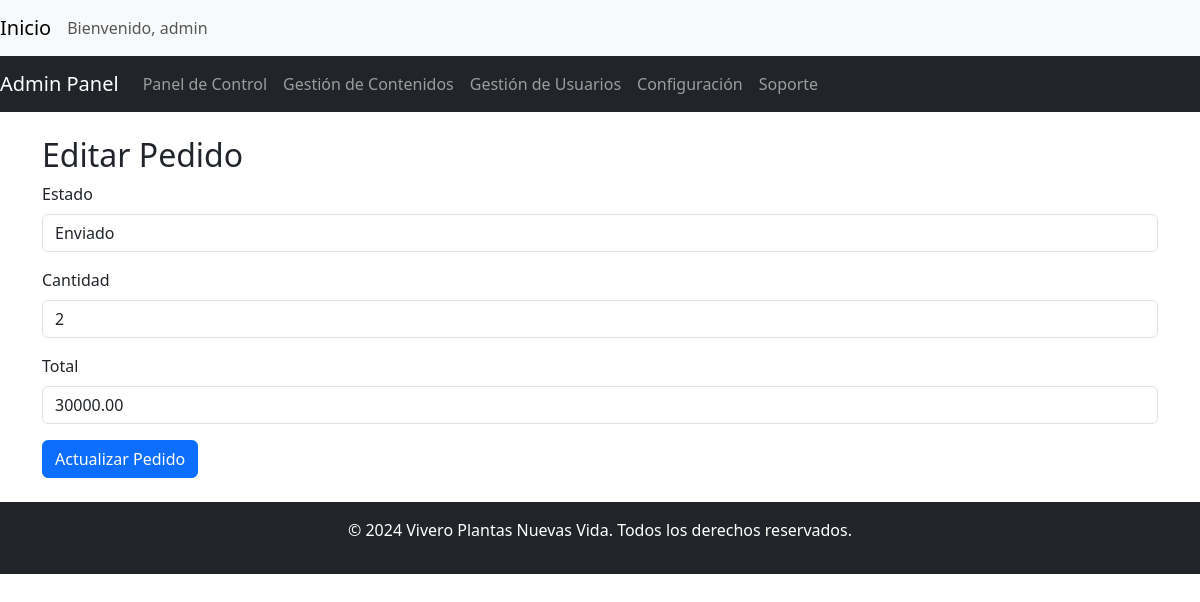
The app's page /editar_pedido.php?PedidoID=2 (signed in) with its own data.
### tables this page shows
CREATE TABLE `pedidos` (
  `PedidoID` int(11) NOT NULL,
  `UsuarioID` int(11) NOT NULL,
  `ProductoID` int(11) NOT NULL,
  `Cantidad` int(11) NOT NULL,
  `FechaPedido` timestamp NOT NULL DEFAULT current_timestamp(),
  `Total` decimal(10,2) NOT NULL,
  `Estado` enum('Pendiente','Enviado','Entregado','Cancelado') DEFAULT 'Pendiente'
);

### editar_pedido.php (the view, shortened to what this page needs)
<?php
include 'index.php';
$pedidoID = isset($_GET['PedidoID']) ? $_GET['PedidoID'] : '';
$selectQuery = "SELECT Estado, Cantidad, Total FROM pedidos WHERE PedidoID = ?";
$stmt = $conexion->prepare($selectQuery);
$stmt->bind_param("i", $pedidoID);
$stmt->execute();
$result = $stmt->get_result();
if ($result->num_rows > 0) {
    $pedido = $result->fetch_assoc();
} else {
    echo "<div class='alert alert-danger' role='alert'>Pedido no encontrado.</div>";
    exit();
}
?>
<!DOCTYPE html>
<html lang="en">
<head>
    <link href="https://cdn.jsdelivr.net/npm/bootstrap@5.3.3/dist/css/bootstrap.min.css" rel="stylesheet">
</head>
<body>
    <nav class="navbar navbar-expand-lg navbar-light bg-light">
        <a class="navbar-brand" href="#">Inicio</a>
        <div class="collapse navbar-collapse">
            <span class="navbar-text">
                Bienvenido, <?php echo htmlspecialchars($_SESSION['nombre_usuario']); ?>
            </span>
        </div>
    </nav>
    <nav class="navbar navbar-expand-lg navbar-dark bg-dark">
        <a class="navbar-brand" href="#">Admin Panel</a>
        <div class="collapse navbar-collapse" id="navbarNav">
            <ul class="navbar-nav">
                <li class="nav-item">
                    <a class="nav-link" href="index.php">Panel de Control</a>
                </li>
                <li class="nav-item">
                    <a class="nav-link" href="Gestion de contenidos.php">Gestión de Contenidos</a>
                </li>
                <li class="nav-item">
                    <a class="nav-link" href="Gestion de usuarios.php">Gestión de Usuarios</a>
                </li>
                <li class="nav-item">
                    <a class="nav-link" href="Configuracion.php">Configuración</a>
                </li>
                <li class="nav-item">
                    <a class="nav-link" href="Soporte.php">Soporte</a>
                </li>
            </ul>
        </div>
    </nav>
    <div class="container my-4">
        <h2>Editar Pedido</h2>
        <form method="POST">
            <div class="mb-3">
                <label for="estado" class="form-label">Estado</label>
                <input type="text" id="estado" name="estado" class="form-control" value="<?php echo htmlspecialchars($pedido['Estado']); ?>" required>
            </div>
            <div class="mb-3">
                <label for="cantidad" class="form-label">Cantidad</label>
                <input type="number" id="cantidad" name="cantidad" class="form-control" value="<?php echo htmlspecialchars($pedido['Cantidad']); ?>" required>
            </div>
            <div class="mb-3">
                <label for="total" class="form-label">Total</label>
                <input type="number" id="total" name="total" class="form-control" value="<?php echo htmlspecialchars($pedido['Total']); ?>" required>
            </div>
            <button type="submit" class="btn btn-primary">Actualizar Pedido</button>
        </form>
    </div>
    <footer class="bg-dark text-white text-center py-3">
        <p>&copy; 2024 Vivero Plantas Nuevas Vida. Todos los derechos reservados.</p>
    </footer>
</body>
</html>

### records on screen
pedidos: estado "Enviado", cantidad "2", total "30000.00"

### other values on screen
$_SESSION['nombre_usuario'] "admin"
